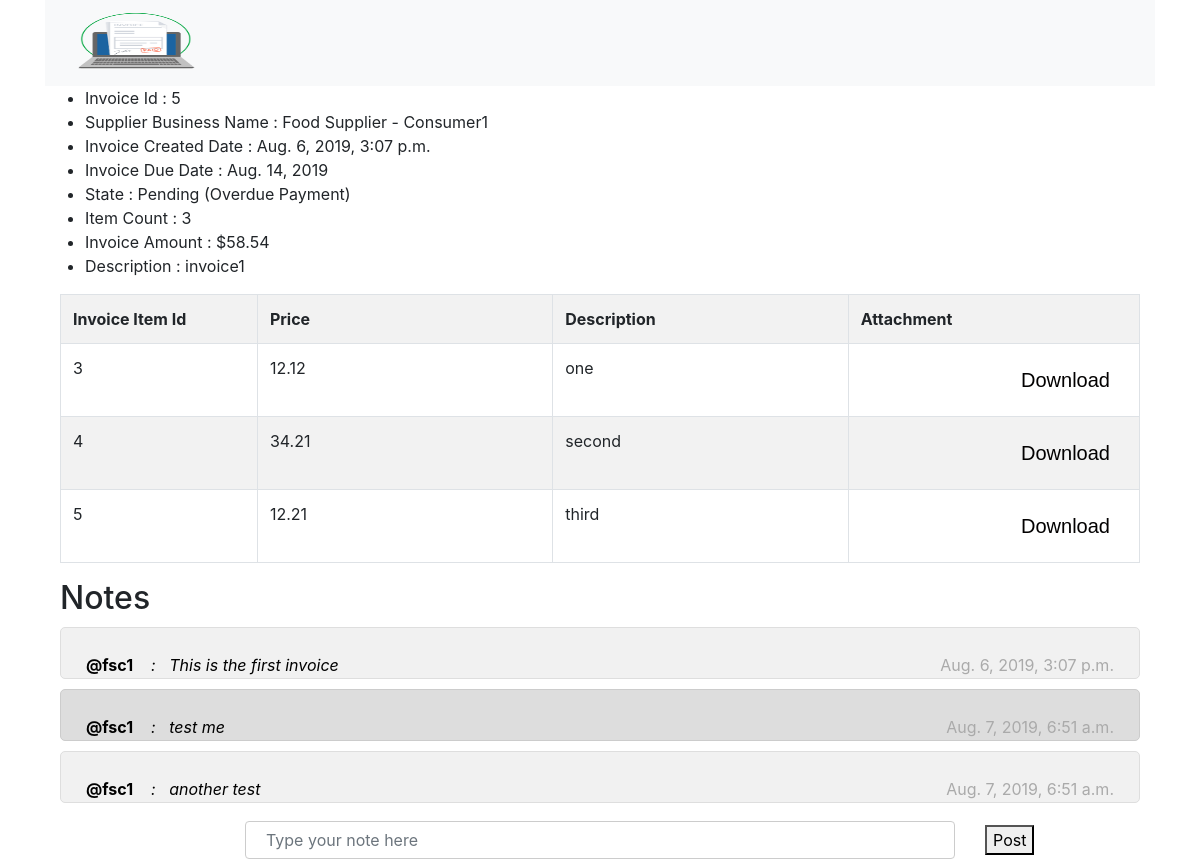
Page /invoice_details/5 on the committed database.
### cims/models.py (models this page shows, shortened)
class ExtendedUser(models.Model):
    user = models.OneToOneField(User, on_delete=models.CASCADE)
    supplier = models.BooleanField(default=False)
    customer = models.BooleanField(default=False)
    businessName = models.CharField(max_length=200)
    lastLoginTime = models.DateTimeField(default=None, blank=True, null=True)

class Invoice(models.Model):
    description = models.CharField(max_length=500)
    createdTime = models.DateTimeField()
    lastUpdatedTime = models.DateTimeField()
    invoiceDueDate = models.DateField()
    invoiceState = models.ForeignKey(InvoiceState, on_delete=models.CASCADE)
    invoiceItemCount = models.IntegerField()
    invoiceAmount = models.DecimalField(max_digits=5, decimal_places=2)
    supplier = models.ForeignKey(User, on_delete=models.CASCADE, related_name="supplier")
    customer = models.ForeignKey(User, on_delete=models.CASCADE, related_name="customer")

class InvoiceState(models.Model):
    name = models.CharField(max_length=20)

class InvoiceLineItem(models.Model):
    lineItemPrice = models.DecimalField(max_digits=5, decimal_places=2)
    description = models.CharField(max_length=500)
    invoiceLineItemStatus = models.ForeignKey(InvoiceState, on_delete=models.CASCADE)
    invoice = models.ForeignKey(Invoice, on_delete=models.CASCADE)
    document = models.FileField(upload_to='documents/', default=None)

class InvoiceNote(models.Model):
    description = models.CharField(max_length=500)
    invoice = models.ForeignKey(Invoice, on_delete=models.CASCADE)
    sender = models.ForeignKey(User, on_delete=models.CASCADE)
    createdTime = models.DateTimeField()

### cims/views.py (the view)
# urls.py: path("invoice_details/<int:invoice_id>", views.invoice_details, name="invoice_details"),
def invoice_details(request, invoice_id):
    invoice = Invoice.objects.get(id=invoice_id)
    invoice_obj = get_invoice_info(invoice)
    return render(request, "cims/invoice-details.html", {"message": None, 'invoice': invoice_obj})

### cims/templates/cims/invoice-details.html (shortened to what this page needs)
{% extends "cims/base.html" %}
{% block body %}
    <ul>
        <li> Invoice Id : {{ invoice.id }}</li>
        {% if request.session.accounttype == 'Supplier' %}
            <li> Customer Business Name : {{ invoice.business_name }}</li>
        {% else %}
            <li> Supplier Business Name : {{ invoice.supplier_name }}</li>
        {% endif %}
        <li> Invoice Created Date : {{ invoice.created_date }}</li>
        <li> Invoice Due Date : {{ invoice.due_date }}</li>
        <li> State : {{ invoice.invoice_state }}{% if invoice.overdue %} (Overdue Payment) {% endif %}</li>
        <li> Item Count : {{ invoice.item_count }}</li>
        <li> Invoice Amount : ${{ invoice.invoice_amount }}</li>
        <li> Description : {{ invoice.description }}</li>
    </ul>
    <div class="container">
        <table class="table table-bordered table-striped" id="carttable">
            <tr>
                <th style="width: 100px;">
                    Invoice Item Id
                </th>
                <th style="width: 150px;">
                    Price
                </th>
                <th style="width: 150px;">
                    Description
                </th>
                <th style="width: 100px;">
                    Attachment
                </th>
            </tr>
            {% for item in invoice.item_list %}
                <tr id="row{{ item.id }}">
                    <td> {{ item.id }} </td>
                    <td> {{ item.price }} </td>
                    <td> {{ item.description }} </td>
                    <td>
                        {% if item.no_file %}
                            <a href="{% url 'download_file' %}"
                               class="btn btn-link btn-default btn-lg pull-right create_new_invoice" role="button"
                               id="create_new_invoice"
                               name="create_new_invoice" disabled><span
                                    class="glyphicon glyphicon-download-alt"></span>Download</a>
                        {% else %}
                            <a href="{% url 'download_file' item_id=item.id %}"
                               class="btn btn-link btn-default btn-lg pull-right create_new_invoice" role="button"
                               id="create_new_invoice"
                               name="create_new_invoice">Download</a>
                        {% endif %}
                    </td>
                </tr>
            {% endfor %}
        </table>
    </div>
    <div class="container" id="parent-container" name="parent-container">
        <fieldset>
            <h2>Notes</h2>
            {% for message in invoice.item_notes %}
                <div class="{% cycle 'container-note' 'container-note darker-note' %}">
                    <span class="author-left"><b>@{{ message.sender_username }}</b><em> &nbsp;&nbsp; : &nbsp;&nbsp;{{ message.description }}</em></span>
                    <span class="time-right">{{ message.createdTime }}</span>
                </div>
            {% endfor %}
            <form action="{% url 'post_note' %}" method="post">
                <div class="row align-items-center">
                    <div class="col-md-8">
                        <input type="text" class="form-control" id="message" name="message"
                               required autofocus placeholder="Type your note here">
                    </div>
                    <div class="col-md-2">
                        <button send-message="comment" id="comment" type="submit">Post</button>
                    </div>
                </div>
            </form>
        </fieldset>
    </div>
{% endblock %}

### cims/templates/cims/base.html (shortened to what this page needs)
{% load static %}
<!DOCTYPE html>
<html>
<head>
    <link rel="stylesheet" href="{% static 'cims/styles.css' %}"/>
    <link rel="stylesheet" href="https://maxcdn.bootstrapcdn.com/bootstrap/4.3.1/css/bootstrap.min.css">
    <link href="https://maxcdn.bootstrapcdn.com/font-awesome/4.7.0/css/font-awesome.min.css" rel="stylesheet">
    <link href="//netdna.bootstrapcdn.com/bootstrap/3.0.0/css/bootstrap-glyphicons.css" rel="stylesheet">
    <link rel="stylesheet"
          href="https://cdnjs.cloudflare.com/ajax/libs/bootstrap-datepicker/1.4.1/css/bootstrap-datepicker3.css"/>
</head>
<body>
<div class="container" id="topheader">
    <nav class="navbar navbar-expand-lg navbar-light bg-light">
        <div class="container-fluid d-print-none">
            <div class="navbar-header">
                <a class="navbar-brand" href="#"><img src="{% static "cims/logo.png" %}" alt="cims.com"
                                                      width="120"
                                                      height="60" class="d-inline-block align-top"></a>
            </div>
        </div>
    </nav>
</div>
<div class="container">
    {% block body %}
    {% endblock %}
</div>
</body>
</html>

### cims/static/cims/styles.css (style rules this page uses)
a { color: #050000; font-family: sans-serif; }
a:link { color: #020000; }
body { font-family: sans-serif; }
.container-note { border: 1px solid #dedede; background-color: #f1f1f1; border-radius: 5px; padding: 25px; margin: 10px 0; }
.darker-note { border-color: #ccc; background-color: #ddd; }
.time-right { float: right; color: #aaa; }
.author-left { float: left; color: black; }
input[type=text], input[type=password], input[type=number] { width: 100%; padding: 12px 20px; margin: 8px 0; display: inline-block; border: 1px solid #ccc; box-sizing: border-box; }

### rows in the picture
ExtendedUser: supplier_name "Food Supplier - Consumer1"
Invoice: created_date "Aug. 6, 2019, 3:07 p.m.", due_date "Aug. 14, 2019", description "invoice1"
InvoiceState: invoice_state "Pending"
InvoiceLineItem: price "12.12", description "one"
InvoiceLineItem: price "34.21", description "second"
InvoiceLineItem: price "12.21", description "third"
InvoiceNote: description "This is the first invoice", createdTime "Aug. 6, 2019, 3:07 p.m."
InvoiceNote: description "test me", createdTime "Aug. 7, 2019, 6:51 a.m."
InvoiceNote: description "another test", createdTime "Aug. 7, 2019, 6:51 a.m."

### other values in the picture
{{ invoice.id }} "5"
{{ invoice.item_count }} "3"
{{ invoice.invoice_amount }} "58.54"
{{ item.id }} "3" "4" "5"
{{ message.sender_username }} "fsc1" "fsc1" "fsc1"
